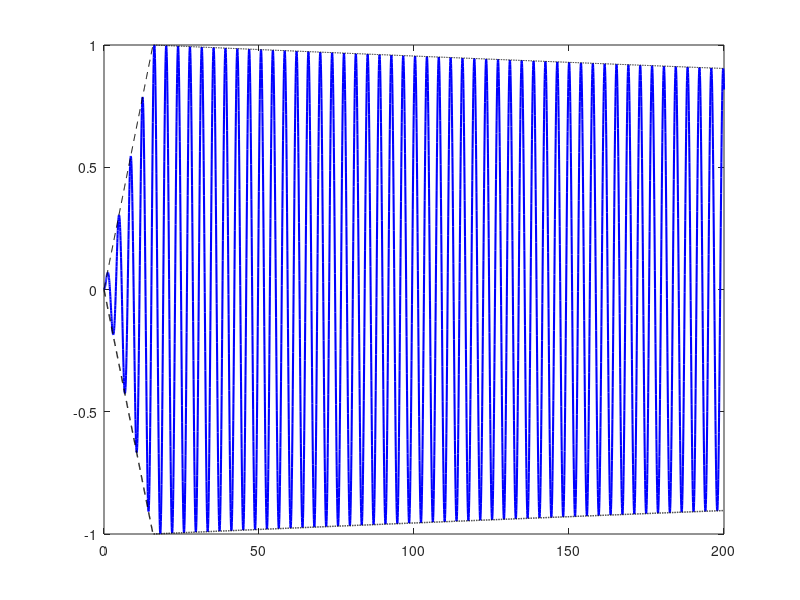

Source code (MATLAB): (Note: this script raises an error after producing the figure.)
%% Graphical Abstract for ASME (EPS format)
clear; close all; clc;

% Parameters for note C4
f0 = 261.6;          % Hz
Ts = 0.0158;         % attack time (s)
Q = 1500;            % quality factor
kappa = 4.135;       % spectral friction parameter

% Derived
T0 = 1/f0;           % period (s)
zeta = 1/(2*Q);
omega0 = 2*pi*f0;

% Time vector (0 to 200 ms to show decay)
fs = 20000;
t = 0:1/fs:0.2;

% Envelope: linear rise until Ts, then exponential decay
env = zeros(size(t));
for i = 1:length(t)
    if t(i) <= Ts
        env(i) = t(i)/Ts;
    else
        env(i) = exp(-zeta * omega0 * (t(i)-Ts));
    end
end

% Signal
signal = env .* sin(omega0 * t);

% Create figure
figure('Position', [100 100 800 400], 'Color', 'white');
plot(t*1000, signal, 'b-', 'LineWidth', 1.5); hold on;
plot(t*1000, env, 'k--', t*1000, -env, 'k--', 'LineWidth', 1);
xline(Ts*1000, '--r', 'LineWidth', 2);
xlabel('Time (ms)', 'FontSize', 12);
ylabel('Amplitude', 'FontSize', 12);
title('Attack and Decay of Piano Note C4', 'FontSize', 14);
grid on;
xlim([0 200]); ylim([-1.2 1.2]);

% Add formulas as text box
formula = sprintf('T_s = T_0 \\times \\kappa = %.2f ms\n\\kappa = 0.688 + 8.801(L/\\lambda) - 183.714(1/Q)\nT_0 = %.2f ms, Q = %d, \\kappa = %.3f', ...
                  Ts*1000, T0*1000, Q, kappa);
text(10, 1.0, formula, 'FontSize', 10, 'BackgroundColor', [0.95 0.95 0.95], ...
     'EdgeColor', 'b', 'VerticalAlignment', 'top');

% Save as EPS (vector format)
exportgraphics(gcf, 'GraphicalAbstract.eps', 'ContentType', 'vector');
fprintf('Saved as GraphicalAbstract.eps\n');
